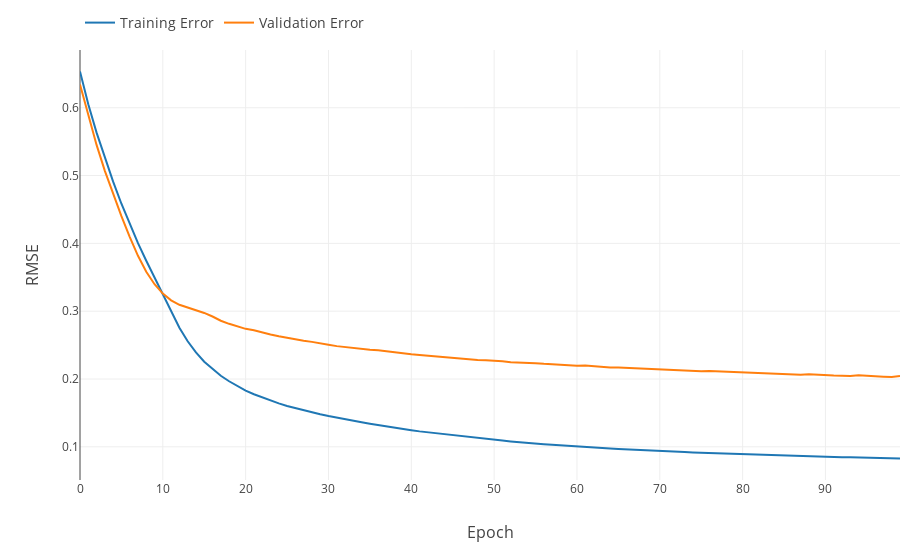

Write notebook code for a chart like this one.
### Markdown cell above
---

Below is a plot of the Training MSE and Validation MSE. The training MSE is the MSE calculated between the predictions of the model and Y_train, given X_train as the input. The Validation MSE is the MSE calculated between the predictions of the model and Y_cv, given X_cv as the input.

The downtrend in both curves suggests the model is making better predictions with each iteration!

---

### Code cell
trace0 = go.Scatter(
    name='Training Error',
    x=[i for i in range(len(H.history['rmse']))],
    y=H.history['rmse'])

trace1 = go.Scatter(
    name='Validation Error',
    x=[i for i in range(len(H.history['val_rmse']))],
    y=H.history['val_rmse'])

data = [trace0, trace1]

layout= go.Layout(
    xaxis=dict(
        title='Epoch',
        titlefont=dict(size=16)),
    yaxis=dict(
        title='RMSE',
        titlefont=dict(size=16)),
    showlegend=True,
    legend=dict(
        font=dict(size=14),
        orientation='h',
        y=1.1),    
    margin=dict(t=50,
                r=0)
)

fig = go.Figure(data=data, layout=layout)
# change working directory to images folder
os.chdir('C:/Users/Kenny/projects/repositories/kennfucius.github.io/images/0002-keras-ETF/')
plotly.offline.iplot(fig, filename='sectorETF-learningcurves.html')

### Figure 1 — Plotly figure (JSON) as saved in the notebook; plotly's stock layout.template omitted (floating-point values rounded to 4 significant figures)
{"data": [{"name": "Training Error", "type": "scatter", "uid": "20c85db6-aeee-11e8-ba1a-e442a6f8adc6", "x": [0, 1, 2, 3, 4, 5, 6, 7, 8, 9, 10, 11, 12, 13, 14, 15, 16, 17, 18, 19, 20, 21, 22, 23, 24, 25, 26, 27, 28, 29, 30, 31, 32, 33, 34, 35, 36, 37, 38, 39, 40, 41, 42, 43, 44, 45, 46, 47, 48, 49, 50, 51, 52, 53, 54, 55, 56, 57, 58, 59, 60, 61, 62, 63, 64, 65, 66, 67, 68, 69, 70, 71, 72, 73, 74, 75, 76, 77, 78, 79, 80, 81, 82, 83, 84, 85, 86, 87, 88, 89, 90, 91, 92, 93, 94, 95, 96, 97, 98, 99], "y": [0.6534, 0.6051, 0.5633, 0.526, 0.491, 0.4585, 0.4285, 0.4003, 0.3744, 0.3494, 0.3238, 0.2986, 0.2757, 0.2557, 0.2391, 0.2254, 0.2145, 0.2048, 0.1967, 0.1893, 0.1828, 0.1775, 0.1727, 0.168, 0.1641, 0.1602, 0.157, 0.1537, 0.1507, 0.1481, 0.1454, 0.1429, 0.1403, 0.1381, 0.1362, 0.1341, 0.132, 0.1301, 0.1283, 0.1263, 0.1244, 0.1228, 0.1213, 0.1198, 0.1183, 0.1168, 0.1153, 0.1143, 0.1129, 0.1114, 0.1103, 0.1091, 0.108, 0.1067, 0.1058, 0.1049, 0.1038, 0.1029, 0.102, 0.1012, 0.1003, 0.0996, 0.09915, 0.09813, 0.0974, 0.0968, 0.09609, 0.09542, 0.09494, 0.09435, 0.09371, 0.09317, 0.0926, 0.09218, 0.09174, 0.09131, 0.09075, 0.09042, 0.08996, 0.08955, 0.08897, 0.08856, 0.08813, 0.0878, 0.08753, 0.08709, 0.08676, 0.08635, 0.086, 0.08578, 0.08543, 0.08509, 0.08472, 0.08456, 0.0842, 0.08394, 0.08365, 0.08329, 0.0834, 0.08276]}, {"name": "Validation Error", "type": "scatter", "uid": "20c85db7-aeee-11e8-a0da-e442a6f8adc6", "x": [0, 1, 2, 3, 4, 5, 6, 7, 8, 9, 10, 11, 12, 13, 14, 15, 16, 17, 18, 19, 20, 21, 22, 23, 24, 25, 26, 27, 28, 29, 30, 31, 32, 33, 34, 35, 36, 37, 38, 39, 40, 41, 42, 43, 44, 45, 46, 47, 48, 49, 50, 51, 52, 53, 54, 55, 56, 57, 58, 59, 60, 61, 62, 63, 64, 65, 66, 67, 68, 69, 70, 71, 72, 73, 74, 75, 76, 77, 78, 79, 80, 81, 82, 83, 84, 85, 86, 87, 88, 89, 90, 91, 92, 93, 94, 95, 96, 97, 98, 99], "y": [0.6343, 0.5879, 0.5452, 0.5069, 0.472, 0.4401, 0.4096, 0.3817, 0.3581, 0.3398, 0.3259, 0.316, 0.3094, 0.3053, 0.3021, 0.2974, 0.2922, 0.2859, 0.2814, 0.2774, 0.2739, 0.272, 0.2685, 0.2657, 0.263, 0.2606, 0.2588, 0.2563, 0.2547, 0.2531, 0.2506, 0.2485, 0.2469, 0.246, 0.2448, 0.2431, 0.2422, 0.2407, 0.2391, 0.2373, 0.2364, 0.2354, 0.2343, 0.233, 0.2323, 0.2311, 0.2304, 0.2293, 0.2281, 0.2275, 0.2271, 0.2263, 0.2247, 0.2245, 0.2246, 0.2234, 0.2223, 0.2216, 0.2208, 0.2201, 0.2194, 0.2198, 0.219, 0.2174, 0.217, 0.2169, 0.2163, 0.2161, 0.2156, 0.2144, 0.2138, 0.2135, 0.2134, 0.2129, 0.2118, 0.2115, 0.2116, 0.2112, 0.21, 0.2099, 0.2091, 0.2088, 0.209, 0.2085, 0.2078, 0.2068, 0.2066, 0.2064, 0.2071, 0.2063, 0.2058, 0.2051, 0.2049, 0.2045, 0.2056, 0.2046, 0.2039, 0.2033, 0.2028, 0.2043]}], "layout": {"legend": {"font": {"size": 14}, "orientation": "h", "y": 1.1}, "margin": {"r": 0, "t": 50}, "showlegend": true, "xaxis": {"title": "Epoch", "titlefont": {"size": 16}}, "yaxis": {"title": "RMSE", "titlefont": {"size": 16}}}}
